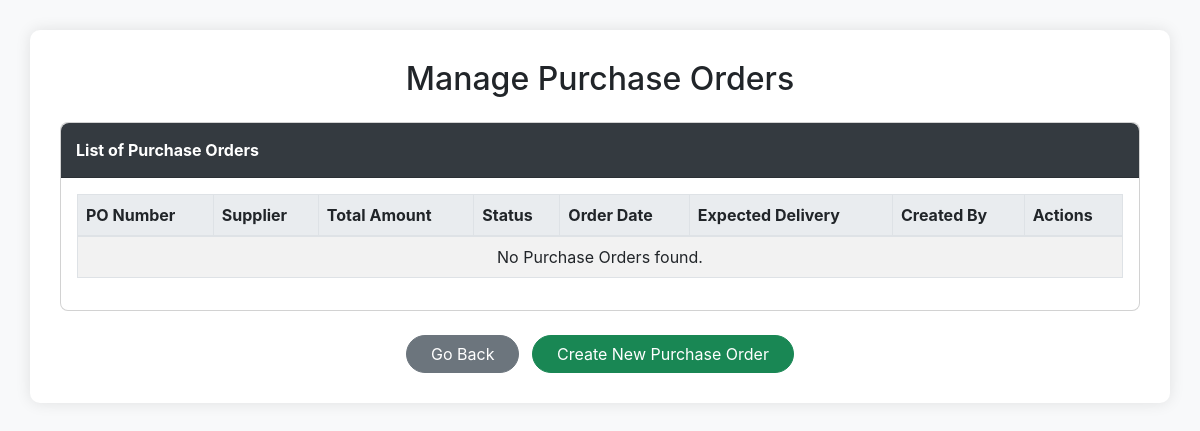
The page /edits/manage_purchase_order.php (signed in) on the database as committed earlier.
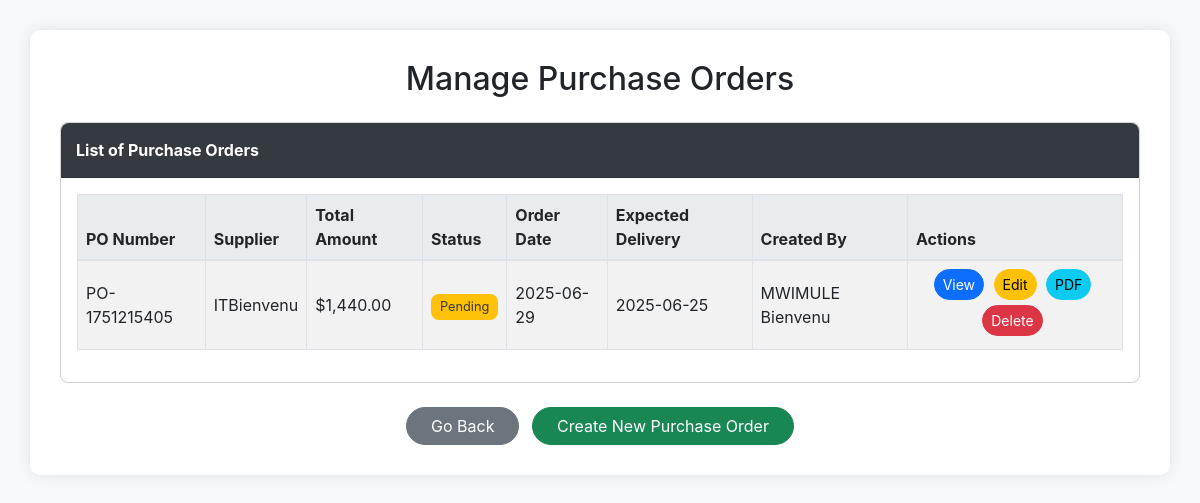
The same page on the database as committed later.
### tables this page shows
CREATE TABLE `purchase_orders` (
  `id` int(11) NOT NULL,
  `po_number` varchar(50) NOT NULL,
  `supplier_name` varchar(100) NOT NULL,
  `supplier_contact_person` varchar(100) DEFAULT NULL,
  `supplier_email` varchar(100) DEFAULT NULL,
  `supplier_phone` varchar(50) DEFAULT NULL,
  `supplier_address` varchar(255) DEFAULT NULL,
  `total_amount` decimal(12,2) NOT NULL,
  `order_date` date DEFAULT curdate(),
  `expected_delivery_date` date DEFAULT NULL,
  `status` varchar(20) DEFAULT 'pending',
  `notes` text DEFAULT NULL,
  `created_by` int(11) NOT NULL,
  `created_at` timestamp NOT NULL DEFAULT current_timestamp()
);

CREATE TABLE `users` (
  `id` int(12) NOT NULL,
  `names` varchar(100) NOT NULL,
  `email` varchar(50) NOT NULL,
  `phone` int(14) NOT NULL,
  `password` varchar(300) NOT NULL,
  `role` varchar(12) NOT NULL,
  `otp` int(100) NOT NULL,
  `time` timestamp(6) NOT NULL DEFAULT current_timestamp(6) ON UPDATE current_timestamp(6)
);

### edits/manage_purchase_order.php (the view, shortened to what this page needs)
<?php
include_once "../config/config.php";
$purchase_orders_query = mysqli_query($conn, "
    SELECT po.*, u.names AS created_by_username
    FROM purchase_orders po
    JOIN users u ON po.created_by = u.id
    ORDER BY po.created_at DESC
");
?>
<!DOCTYPE html>
<html lang="en">
<head>
    <link href="https://cdn.jsdelivr.net/npm/bootstrap@5.3.0/dist/css/bootstrap.min.css" rel="stylesheet">
</head>
<body>
    <div class="container">
        <h2 class="mb-4 text-center">Manage Purchase Orders</h2>
        <div class="card mb-4 rounded-3">
            <div class="card-header">
                List of Purchase Orders
            </div>
            <div class="card-body">
                <div class="table-responsive">
                    <table class="table table-bordered table-striped align-middle">
                        <thead>
                            <tr>
                                <th>PO Number</th>
                                <th>Supplier</th>
                                <th>Total Amount</th>
                                <th>Status</th>
                                <th>Order Date</th>
                                <th>Expected Delivery</th>
                                <th>Created By</th>
                                <th>Actions</th>
                            </tr>
                        </thead>
                        <tbody>
                            <?php if (mysqli_num_rows($purchase_orders_query) > 0) : ?>
                                <?php while ($po = mysqli_fetch_assoc($purchase_orders_query)) : ?>
                                    <tr>
                                        <td><?php echo htmlspecialchars($po['po_number']); ?></td>
                                        <td><?php echo htmlspecialchars($po['supplier_name']); ?></td>
                                        <td>$<?php echo number_format($po['total_amount'], 2); ?></td>
                                        <td>
                                            <span class="status-badge status-<?php echo str_replace(' ', '_', strtolower(htmlspecialchars($po['status']))); ?>">
                                                <?php echo htmlspecialchars(ucfirst($po['status'])); ?>
                                            </span>
                                        </td>
                                        <td><?php echo htmlspecialchars($po['order_date']); ?></td>
                                        <td><?php echo htmlspecialchars($po['expected_delivery_date'] ? $po['expected_delivery_date'] : 'N/A'); ?></td>
                                        <td><?php echo htmlspecialchars($po['created_by_username']); ?></td>
                                        <td class="action-buttons text-center">
                                            <a href="view_purchase_order.php?po=<?php echo urlencode($po['po_number']); ?>" class="btn btn-primary btn-sm rounded-pill">View</a>
                                            <a href="edit_purchase_order.php?po=<?php echo urlencode($po['po_number']); ?>" class="btn btn-warning btn-sm rounded-pill">Edit</a>
                                            <a href="generate_purchase_order_pdf.php?po=<?php echo urlencode($po['po_number']); ?>" class="btn btn-info btn-sm rounded-pill">PDF</a>
                                            <button type="button" class="btn btn-danger btn-sm rounded-pill delete-btn" data-bs-toggle="modal" data-bs-target="#deleteConfirmationModal" data-po-number="<?php echo htmlspecialchars($po['po_number']); ?>">Delete</button>
                                        </td>
                                    </tr>
                                <?php endwhile; ?>
                            <?php else : ?>
                                <tr>
                                    <td colspan="8" class="text-center">No Purchase Orders found.</td>
                                </tr>
                            <?php endif; ?>
                        </tbody>
                    </table>
                </div>
            </div>
        </div>
        <div class="text-center">
            <a href="javascript:history.back()" class="btn btn-secondary rounded-pill px-4">Go Back</a>
            <a href="../executive/form.php#purchase-order-part" class="btn btn-success rounded-pill px-4 ms-2">Create New Purchase Order</a>
        </div>
    </div>
</body>
</html>

Rows that differ between the two databases and show on the page:
added purchase_orders: po_number "PO-1751215405", supplier_name "ITBienvenu", total_amount "1,440.00", status "Pending", order_date "2025-06-29", expected_delivery_date "2025-06-25", created_by.names "MWIMULE Bienvenu"
Other text that changed with them:
text no longer shown: "No Purchase Orders found."
